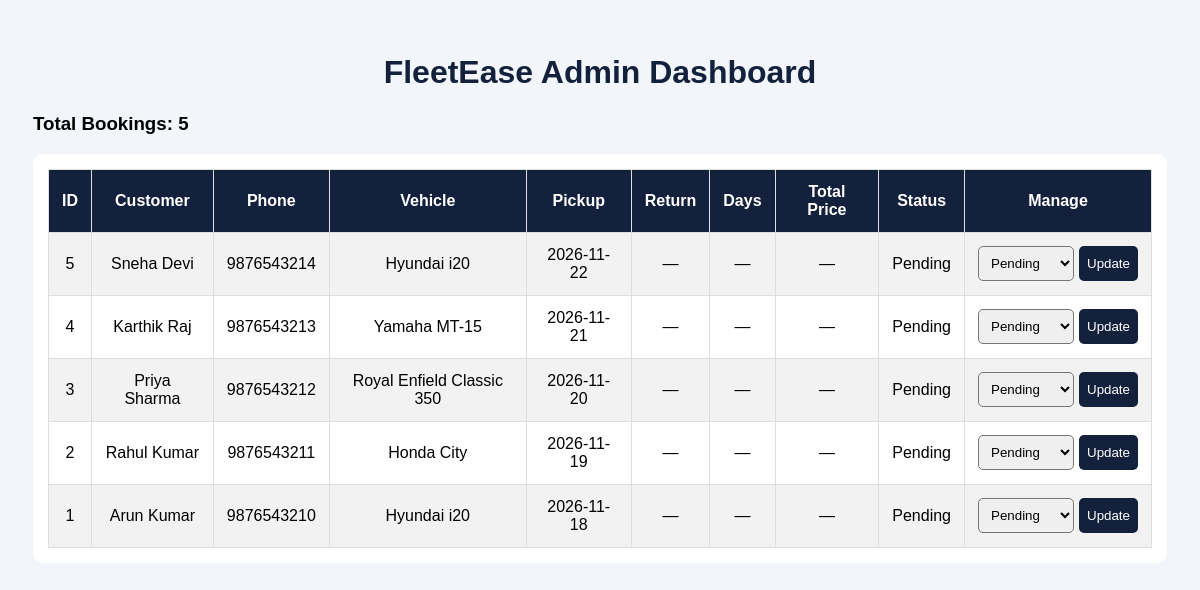
The app's page /admin/bookings with its own data.
### tables this page shows
CREATE TABLE bookings (
            id INTEGER PRIMARY KEY AUTOINCREMENT,
            vehicle_name TEXT NOT NULL,
            customer_name TEXT NOT NULL,
            phone TEXT NOT NULL,
            booking_date TEXT NOT NULL,
            status TEXT DEFAULT 'Pending'
        , return_date TEXT, total_days INTEGER, total_price REAL);

### app.py (the view)
@app.route("/admin/bookings")
def admin_bookings():
    bookings = get_all_bookings()
    return render_template("admin.html", bookings=bookings)

### database/db.py (called while the page is built)
def get_connection():
    return sqlite3.connect(DB_PATH)

def get_all_bookings():
    connection = get_connection()
    cursor = connection.cursor()
    cursor.execute("""
        SELECT id, customer_name, phone, vehicle_name,
               booking_date, return_date, total_days,
               total_price, status
        FROM bookings
        ORDER BY id DESC
    """)
    bookings = cursor.fetchall()
    connection.close()
    return bookings

### templates/admin.html (shortened to what this page needs)
<!DOCTYPE html>
<html lang="en">
<head>
</head>
<body>
    <h1>FleetEase Admin Dashboard</h1>
    <h3>Total Bookings: {{ bookings|length }}</h3>
    <div class="table-container">
        <table>
            <tr>
                <th>ID</th>
                <th>Customer</th>
                <th>Phone</th>
                <th>Vehicle</th>
                <th>Pickup</th>
                <th>Return</th>
                <th>Days</th>
                <th>Total Price</th>
                <th>Status</th>
                <th>Manage</th>
            </tr>
            {% for booking in bookings %}
            <tr>
                <td>{{ booking[0] }}</td>
                <td>{{ booking[1] }}</td>
                <td>{{ booking[2] }}</td>
                <td>{{ booking[3] }}</td>
                <td>{{ booking[4] }}</td>
                <td>{{ booking[5] or "—" }}</td>
                <td>{{ booking[6] or "—" }}</td>
                <td>
                    {% if booking[7] is not none %}
                        ₹{{ booking[7] }}
                    {% else %}
                        —
                    {% endif %}
                </td>
                <td>{{ booking[8] }}</td>
                <td>
                    <form class="status-form"
                          action="{{ url_for('change_booking_status', booking_id=booking[0]) }}"
                          method="POST">
                        <select name="status">
                            <option value="Pending"
                                {% if booking[8] == "Pending" %}selected{% endif %}>
                                Pending
                            </option>
                        </select>
                        <button type="submit">Update</button>
                    </form>
                </td>
            </tr>
            {% else %}
            <tr>
                <td colspan="10">No bookings available.</td>
            </tr>
            {% endfor %}
        </table>
    </div>
</body>
</html>

### templates/admin.html (style rules this page uses)
body { font-family: Arial, sans-serif; background: #f2f5f9; padding: 25px; }
h1 { color: #14213d; text-align: center; }
.table-container { overflow-x: auto; background: white; padding: 15px; border-radius: 10px; }
table { width: 100%; border-collapse: collapse; }
th, td { padding: 13px; border: 1px solid #ddd; text-align: center; }
th { background: #14213d; color: white; }
tr:nth-child(even) { background: #f2f2f2; }
select, button { padding: 8px; border-radius: 5px; }
button { background: #14213d; color: white; border: none; cursor: pointer; }
.status-form { display: flex; gap: 5px; justify-content: center; }

### records on screen
bookings: id "5", customer_name "Sneha Devi", phone "9876543214", vehicle_name "Hyundai i20", booking_date "2026-11-22", booking "—", status "Pending"
bookings: id "4", customer_name "Karthik Raj", phone "9876543213", vehicle_name "Yamaha MT-15", booking_date "2026-11-21", booking "—", status "Pending"
bookings: id "3", customer_name "Priya Sharma", phone "9876543212", vehicle_name "Royal Enfield Classic 350", booking_date "2026-11-20", booking "—", status "Pending"
bookings: id "2", customer_name "Rahul Kumar", phone "9876543211", vehicle_name "Honda City", booking_date "2026-11-19", booking "—", status "Pending"
bookings: id "1", customer_name "Arun Kumar", phone "9876543210", vehicle_name "Hyundai i20", booking_date "2026-11-18", booking "—", status "Pending"

### other values on screen
{{ bookings|length }} "5"
